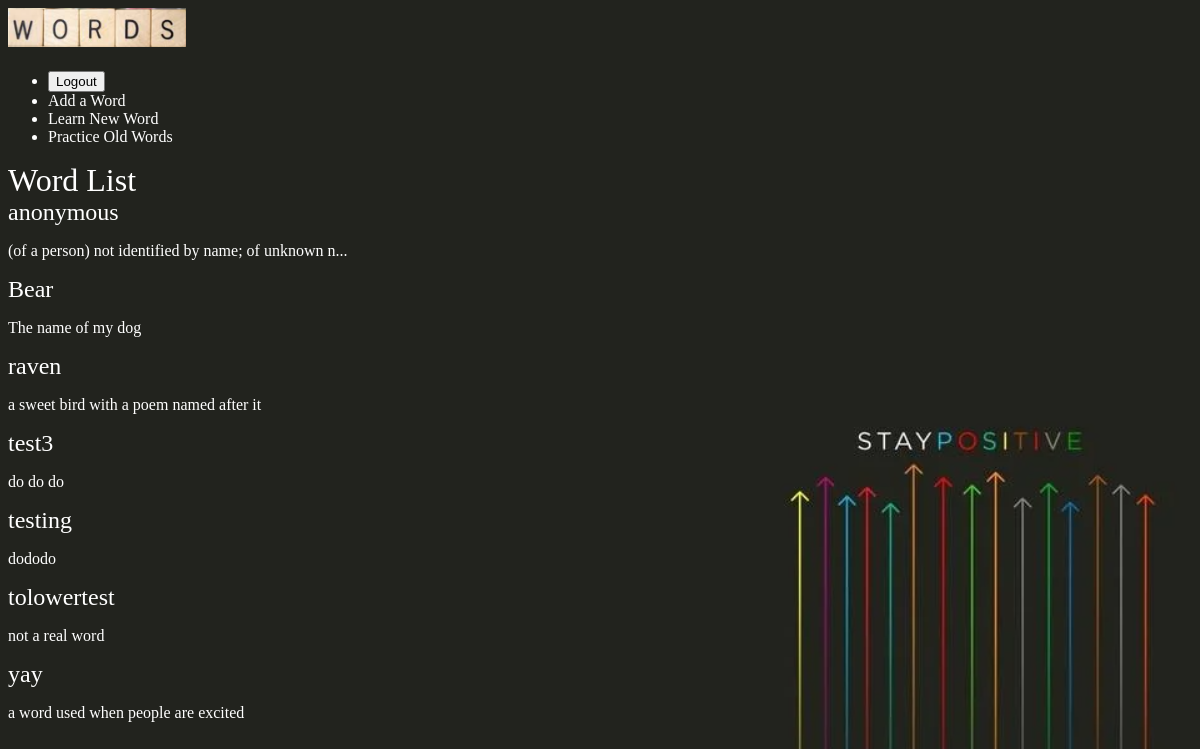
Page /words/wordlist/ (signed in) on the committed database.
### words/models.py (models this page shows, shortened)
class Word(models.Model):
    WORD_TYPE = (
        ('academic', ('academic')),
        ('common', ('common')),
        ('slang', ('slang')),
    )
    word = models.CharField(max_length=30)
    definition = models.TextField()
    origins = models.CharField(max_length=30)
    context = models.TextField()
    word_type = models.CharField(max_length=10, choices=WORD_TYPE, default='common')
    slug = models.SlugField()
    thumb = models.ImageField(default='default.png', blank=True)
    def snippet(self):
        if len(self.definition) > 50:
            return self.definition[:50] + "..."
        else:
            return self.definition

### words/views.py (the view)
# urls.py: path("wordlist/", views.word_list, name="list"),
def word_list(request):
    words = Word.objects.all().order_by('word_type', 'word')
    return render(request, "words/word_list.html", {'words' : words})

### words/templates/words/word_list.html
{% extends 'base_layout.html' %}
{% block content %}
    <h1>Word List</h1>
    <div class="words">
        {% for word in words %}
            <div class="word">
                <h2><a href="{% url 'words:detail' slug=word.slug %}">{{ word.word }}</a></h2>
                <p>{{ word.snippet }}</p>
            </div>
        {% endfor %}
    </div>
{% endblock %}

### assets/styling.css (style rules this page uses)
body { background-color: #22231e; background-image: url(stayPositive.png); background-position:right bottom; background-repeat: no-repeat; background-attachment: fixed; color: #fff; }
h1, h2, h3, h4, h5 { font-weight: normal; margin: 0; }
a, a:hover, a:visited { color:#fff; text-decoration: none; }

### rows in the picture
Word: word "anonymous", snippet "(of a person) not identified by name; of unknown n..."
Word: word "Bear", snippet "The name of my dog"
Word: word "raven", snippet "a sweet bird with a poem named after it"
Word: word "test3", snippet "do do do"
Word: word "testing", snippet "dododo"
Word: word "tolowertest", snippet "not a real word"
Word: word "yay", snippet "a word used when people are excited"
